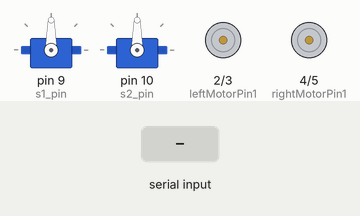
Simulated run of this sketch. Board: Arduino Uno, built with avr-gcc and run on an emulated ATmega328P. Parts: 2 × servo, motor-driver pin pairs drawn as motors (green arrow = first pin HIGH = forward, orange = second pin HIGH = backward, longer = more drive, scaled by the enable pin). The test bench sets the inputs (shaded band). What the sketch prints to the serial monitor is not drawn.

Above: at 1.2 s.
1.3 s: "direction\n" received over Serial
2.8 s: "u\n" received over Serial
At 3.5 s:
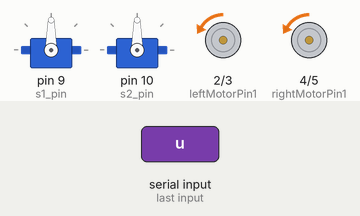
4.3 s: "on\n" received over Serial
At 4.7 s:
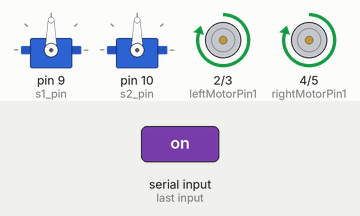
5.8 s: "t\n" received over Serial
At 6.3 s:
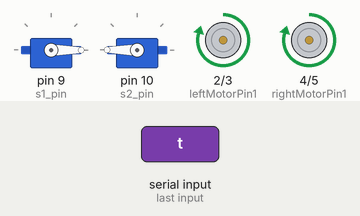
7.3 s: "off\n" received over Serial
At 8.2 s:
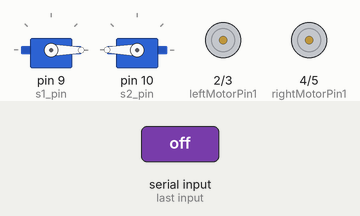
8.8 s: "direction\n" received over Serial
Timing chart, 0 to 11.3 s (numbered marks = the images above; inputs shaded):
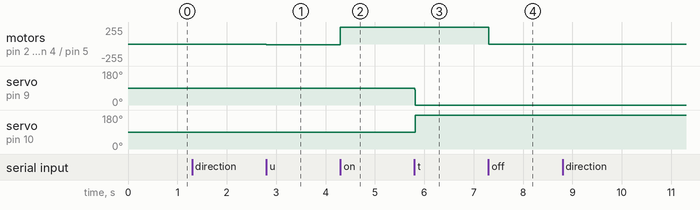

The sketch:

RC_car_code.ino
```cpp
#include <Servo.h>

int leftMotorPin1 = 2;
int leftMotorPin2 = 3;
int rightMotorPin1 = 4;
int rightMotorPin2 = 5;
int left_ENA_pin = 6;
int right_ENB_pin = 11;
int s1_pin = 9;
int s2_pin = 10;

int direction_;
int speed_;
bool promptComm;
String command;

int pos1;
int pos2;

Servo s1; //(left servo)
Servo s2; //(right servo)

void setup() {
  Serial.begin(9600);
  while (!Serial);

  //Setting Up Pins
  pinMode(leftMotorPin1, OUTPUT);
  pinMode(leftMotorPin2, OUTPUT);
  pinMode(rightMotorPin1, OUTPUT);
  pinMode(rightMotorPin2, OUTPUT);
  pinMode(left_ENA_pin, OUTPUT);
  pinMode(right_ENB_pin, OUTPUT);
  Serial.println("All pins initialized.");

  //Initial Speed and Direction
  setSpeed(0);
  direction_ = 0;
  Serial.println("Speed and Direction initialized to OFF.\n");

  promptComm = true;

  pos1 = 90;
  pos2 = 90;
  s1.attach(s1_pin);
  s2.attach(s2_pin);
  s1.write(pos1);
  s2.write(pos2);
}

void loop() {
  if (Serial.available()) {
    command = Serial.readStringUntil('\n');

    if (command.equals("direction")) {
      Serial.print("Current direction: ");
      Serial.println(direction_);
      changeDirection();
    }
    else if (command.equals("speed")) {
      Serial.print("Current speed: ");
      Serial.println(speed_);
      changeSpeed();
    }
    else if (command.equals("u")) {
      Serial.print("Current speed: ");
      Serial.println(speed_);
      incrementSpeed();
    }
    else if (command.equals("d")) {
      Serial.print("Current speed: ");
      Serial.println(speed_);
      decrementSpeed();
    }
    else if (command.equals("on")) {
      enableCar();
    }
    else if (command.equals("off")) {
      disableCar();
    }
    else if (command.equals("t")) {
      Serial.println("Transforming");
      transform();
    }
    else {
      for (int i = 0; i < 10; i++) {
        Serial.println("");
      }
      Serial.println("Invalid Command");
      delay(2000);
      promptComm = true;
    }
  }

  if (promptComm) {
    promptCommand();
    promptComm = false;
    for (int i = 0; i < 10; i++) {
      Serial.println("");
    }
  }
}

void enableCar() {
  //Turns on the car to default values
  //Default direction: FORWARD
  digitalWrite(leftMotorPin1, HIGH);
  digitalWrite(leftMotorPin2, LOW);
  digitalWrite(rightMotorPin1, HIGH);
  digitalWrite(rightMotorPin2, LOW);

  //Default speed: 255
  speed_ = 250;
  setSpeed(speed_);

  Serial.println("Car is now on!\n");
  Serial.print("Speed: ");
  Serial.println(speed_);
  Serial.print("Direction: ");
  Serial.println(direction_);
  promptComm = true;
}

void disableCar() {
  //Turns off the car to default values
  digitalWrite(leftMotorPin1, LOW);
  digitalWrite(leftMotorPin2, LOW);
  digitalWrite(rightMotorPin1, LOW);
  digitalWrite(rightMotorPin2, LOW);

  //Default speed: 0
  speed_ = 0;
  setSpeed(speed_);

  Serial.println("Car is now off!\n");
  Serial.print("Speed: ");
  Serial.println(speed_);
  Serial.print("Direction: ");
  Serial.println(direction_);
  promptComm = true;
}

void changeDirection() {
  if (direction_ == 0) { //Direction is FORWARD
    //Change to REVERSE
    digitalWrite(leftMotorPin1, LOW);
    digitalWrite(leftMotorPin2, HIGH);
    digitalWrite(rightMotorPin1, LOW);
    digitalWrite(rightMotorPin2, HIGH);
    direction_ = 1;
  }
  else {//Direction is REVERSE
    //Change to FORWARD
    digitalWrite(leftMotorPin1, HIGH);
    digitalWrite(leftMotorPin2, LOW);
    digitalWrite(rightMotorPin1, HIGH);
    digitalWrite(rightMotorPin2, LOW);
    direction_ = 0;
  }

  Serial.print("New Direction: ");
  Serial.println(direction_);
  Serial.println("Direction changed!\n");
  promptComm = true;
}

void setSpeed(int speed_) {
  analogWrite(left_ENA_pin, speed_);
  analogWrite(right_ENB_pin, speed_);
}

void changeSpeed() {
  Serial.println("\nPlease enter new number for speed (0-255):");
  bool loop = true;
  int new_speed;
  do {
    //Serial.println("Waiting...");
    if (Serial.available()) {
      new_speed = Serial.parseInt();
      loop = false;
    }
  }
  while (loop);

  Serial.print("New Speed:");
  Serial.println(new_speed);
  setSpeed(new_speed);

  promptComm = true;
}

void incrementSpeed() {
  Serial.print("THE SPEED: ");
  Serial.println(speed_);

  speed_ += 10;
  if (speed_ > 245) {
    Serial.println("SPEED KINDA WORKS");
    speed_ = 255;
  }

  Serial.print("THE NEXT SPEED: ");
  Serial.println(speed_);


  setSpeed(speed_);

  Serial.print("New Speed: ");
  Serial.println(speed_);
  Serial.println("Speed incremented!\n");
  promptComm = true;
}

void decrementSpeed() {
  Serial.print("THE SPEED: ");
  Serial.println(speed_);

  speed_ -= 10;
  if (speed_ < 0) {
    Serial.println("SPEED KINDA WORKS");
    speed_ = 0;
  }

  Serial.print("THE NEXT SPEED: ");
  Serial.println(speed_);


  setSpeed(speed_);

  Serial.print("New Speed: ");
  Serial.println(speed_);
  Serial.println("Speed decremented!\n");
  promptComm = true;
}

void transform() {
  Serial.print("Pos1: ");
  Serial.println(pos1);

  if (pos1 == 90) {
    for (pos1 = 90; pos1 >= 0; pos1--) {
      s1.write(pos1);
    }
    for (pos2 = 90; pos2 <= 180; pos2++)  {
      s2.write(pos2);
    }
    pos1 = 0;
    pos2 = 180;
  }
  else {
    for (pos1 = 0; pos1 <= 90; pos1++) {
      s1.write(pos1);
      //delay(15);
    }
    for (pos2 = 180; pos2 >= 90; pos2--) {
      s2.write(pos2);
      //delay(15);
    }
    pos1 = 90;
    pos2 = 90;
  }

  Serial.println("TRANSFORMED!");
  promptComm = true;
}
void promptCommand() {
  for (int i = 0; i < 10; i++) {
    Serial.println("");
  }
  Serial.println("Please enter one of the following commands:");
  Serial.println("\"direction\" - Change Direction between Forward/Reverse");
  Serial.println("\"speed\" - Change Speed to Discrete Value");
  Serial.println("\"u\" - Increment Speed by 10");
  Serial.println("\"d\" - Decrement Speed by 10");
  Serial.println("\"on\" - Turn on the car (uses previous speed and direction)");
  Serial.println("\"off\" - Turn off the car");
  Serial.println("\"t\" - Transform");
  //promptComm = false;
}
```

Measured:
- after the input at 2.8 s, motor on pin 2 (leftMotorPin1) / pin 3 (leftMotorPin2), motor on pin 4 (rightMotorPin1) / pin 5 (rightMotorPin2): stopped → backward 10/255 at once
- after the input at 4.3 s, motor on pin 2 (leftMotorPin1) / pin 3 (leftMotorPin2), motor on pin 4 (rightMotorPin1) / pin 5 (rightMotorPin2): backward 10/255 → forward 250/255 at once
- after the input at 5.8 s, servo on pin 9 (s1_pin): 90° → 0° at once; servo on pin 10 (s2_pin): 90° → 180° at once
- after the input at 7.3 s, motor on pin 2 (leftMotorPin1) / pin 3 (leftMotorPin2), motor on pin 4 (rightMotorPin1) / pin 5 (rightMotorPin2): forward 250/255 → stopped at once
